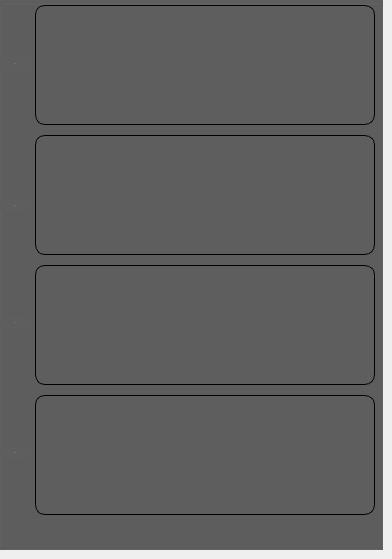
         <widget class="QWidget" name="widget_12">
          <widget class="QGroupBox" name="groupBox_21">
           <property name="geometry">
            <rect>
             <x>0</x>
             <y>0</y>
             <width>383</width>
             <height>550</height>
            </rect>
           </property>
           <property name="styleSheet">
            <string notr="true">background-color: rgb(94, 94, 94);</string>
           </property>
           <property name="title">
            <string/>
           </property>
           <widget class="QLabel" name="label_124">
            <property name="geometry">
             <rect>
              <x>0</x>
              <y>58</y>
              <width>30</width>
              <height>12</height>
             </rect>
            </property>
            <property name="font">
             <font>
              <family>Roboto</family>
              <pointsize>-1</pointsize>
              <italic>false</italic>
              <bold>false</bold>
             </font>
            </property>
            <property name="styleSheet">
             <string notr="true">background-color: rgb(94, 94, 94);
color: rgb(194, 194, 194);
border: 0px;
text-align: center;
font: 12px 'Roboto';</string>
            </property>
            <property name="text">
             <string>a*</string>
            </property>
            <property name="alignment">
             <set>Qt::AlignCenter</set>
            </property>
           </widget>
           <widget class="QLabel" name="label_121">
            <property name="geometry">
             <rect>
              <x>0</x>
              <y>200</y>
              <width>30</width>
              <height>12</height>
             </rect>
            </property>
            <property name="font">
             <font>
              <family>Roboto</family>
              <pointsize>-1</pointsize>
              <italic>false</italic>
              <bold>false</bold>
             </font>
            </property>
            <property name="styleSheet">
             <string notr="true">background-color: rgb(94, 94, 94);
color: rgb(194, 194, 194);
border: 0px;
text-align: left;
font: 12px 'Roboto';</string>
            </property>
            <property name="text">
             <string>b*</string>
            </property>
            <property name="alignment">
             <set>Qt::AlignCenter</set>
            </property>
           </widget>
           <widget class="QLabel" name="label_122">
            <property name="geometry">
             <rect>
              <x>0</x>
              <y>317</y>
              <width>30</width>
              <height>12</height>
             </rect>
            </property>
            <property name="font">
             <font>
              <family>Roboto</family>
              <pointsize>-1</pointsize>
              <italic>false</italic>
              <bold>false</bold>
             </font>
            </property>
            <property name="styleSheet">
             <string notr="true">background-color: rgb(94, 94, 94);
color: rgb(194, 194, 194);
border: 0px;
text-align: left;
font: 12px 'Roboto';</string>
            </property>
            <property name="text">
             <string>c*</string>
            </property>
            <property name="alignment">
             <set>Qt::AlignCenter</set>
            </property>
           </widget>
           <widget class="QLabel" name="label_123">
            <property name="geometry">
             <rect>
              <x>0</x>
              <y>447</y>
              <width>30</width>
              <height>12</height>
             </rect>
            </property>
            <property name="font">
             <font>
              <family>Roboto</family>
              <pointsize>-1</pointsize>
              <italic>false</italic>
              <bold>false</bold>
             </font>
            </property>
            <property name="styleSheet">
             <string notr="true">background-color: rgb(94, 94, 94);
color: rgb(194, 194, 194);
border: 0px;
text-align: left;
font: 12px 'Roboto';</string>
            </property>
            <property name="text">
             <string>d*</string>
            </property>
            <property name="alignment">
             <set>Qt::AlignCenter</set>
            </property>
           </widget>
           <widget class="QChartView" name="chartView_19">
            <property name="geometry">
             <rect>
              <x>35</x>
              <y>5</y>
              <width>340</width>
              <height>120</height>
             </rect>
            </property>
            <property name="styleSheet">
             <string notr="true">border: 1px solid black;
border-radius: 10px;
background-color: rgb(94, 94, 94);</string>
            </property>
           </widget>
           <widget class="QChartView" name="chartView_16">
            <property name="geometry">
             <rect>
              <x>35</x>
              <y>135</y>
              <width>340</width>
              <height>120</height>
             </rect>
            </property>
            <property name="styleSheet">
             <string notr="true">border: 1px solid black;
border-radius: 10px;
background-color: rgb(94, 94, 94);</string>
            </property>
           </widget>
           <widget class="QChartView" name="chartView_17">
            <property name="geometry">
             <rect>
              <x>35</x>
              <y>265</y>
              <width>340</width>
              <height>120</height>
             </rect>
            </property>
            <property name="styleSheet">
             <string notr="true">border: 1px solid black;
border-radius: 10px;
background-color: rgb(94, 94, 94);</string>
            </property>
           </widget>
           <widget class="QChartView" name="chartView_18">
            <property name="geometry">
             <rect>
              <x>35</x>
              <y>395</y>
              <width>340</width>
              <height>120</height>
             </rect>
            </property>
            <property name="styleSheet">
             <string notr="true">border: 1px solid black;
border-radius: 10px;
background-color: rgb(94, 94, 94);</string>
            </property>
           </widget>
          </widget>
         </widget>
